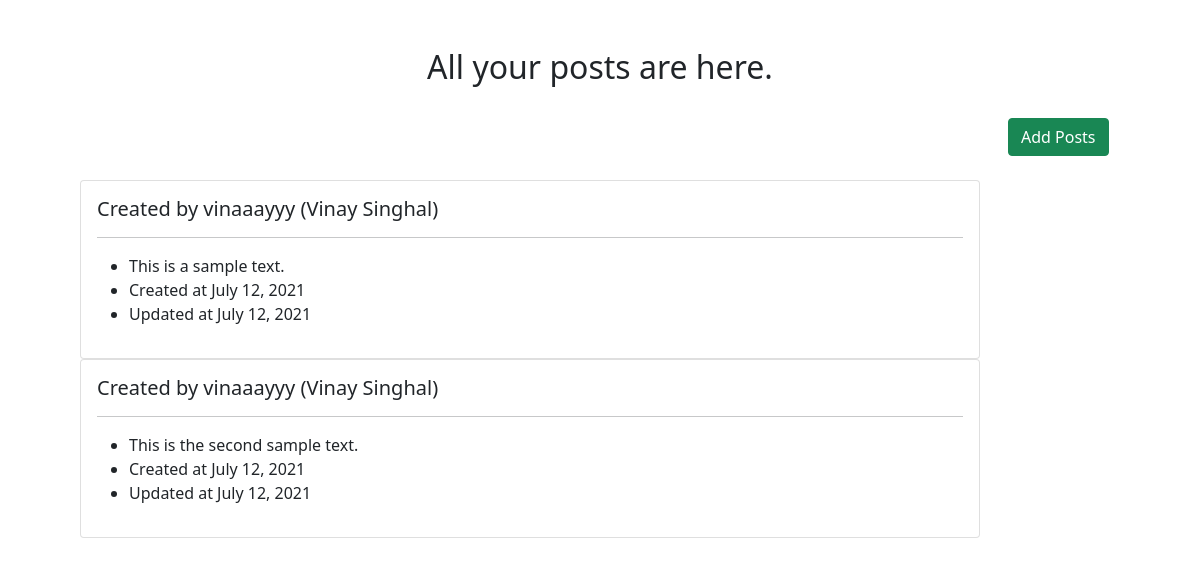
Screenshot of /user/posts/ with the database file from the repository.
### User/models.py (models this page shows)
class post(models.Model):
    user = models.ForeignKey(user, default=1, on_delete=models.PROTECT, blank=True)
    texts = models.CharField('Enter text', max_length=3000, default="")
    created_at = models.DateField('created at')
    updated_at = models.DateField('updated at')

class user(models.Model):
    user_id = models.AutoField
    username = models.CharField('username', max_length=50)
    first_name = models.CharField('First Name', max_length=100)
    last_name = models.CharField('Last Name',max_length=50, blank=True)
    email = models.EmailField('example@website.com')
    password = models.CharField(max_length = 300)
    def __str__(self):
        return self.username

### User/views.py (the view)
# urls.py: path('posts/', views.posts, name="posts"),
def posts(request):
    global login
    global check_post
    if(login==True or check_post==True):
        param = post.objects.all()
        global invalid_post
        invalid_post_temp = invalid_post
        invalid_post = False
        return render(request, 'User/posts.html', {'invalid_post':invalid_post_temp, 'param':param,})
    return redirect('/user')

### User/templates/User/posts.html (shortened to what this page needs)
<!doctype html>
<html lang="en">
<head>
  <link href="https://cdn.jsdelivr.net/npm/bootstrap@5.0.2/dist/css/bootstrap.min.css" rel="stylesheet"
>
</head>
<body><br><br>
  <center>
  <h2>All your posts are here.</h2>
</center><br>
  <div class='but'>
    <a class="btn btn-success float-right" href="../add_post" role="button">Add Posts</a>
  </div><br>
  {%for i in param%}
  <div class="card w-75">
    <div class="card-body">
      <h5 class="card-title">Created by {{i.user}} ({{i.user.first_name}} {{i.user.last_name}})</h5>
      <p class="card-text">
        <hr>
      <ul>
        <li>{{i.texts}}</li>
        <li>Created at {{i.created_at}}</li>
        <li>Updated at {{i.updated_at}}</li>
      </ul>
      </p>
    </div>
  </div>
  {%endfor%}
</body>
</html>

### User/templates/User/posts.html (style rules this page uses)
.card { margin-left: 80px; }
.but { margin-left: 1008px; }

### rows the page displays
post: user "vinaaayyy", user.first_name "Vinay", user.last_name "Singhal", texts "This is a sample text.", created_at "July 12, 2021", updated_at "July 12, 2021"
post: user "vinaaayyy", user.first_name "Vinay", user.last_name "Singhal", texts "This is the second sample text.", created_at "July 12, 2021", updated_at "July 12, 2021"
